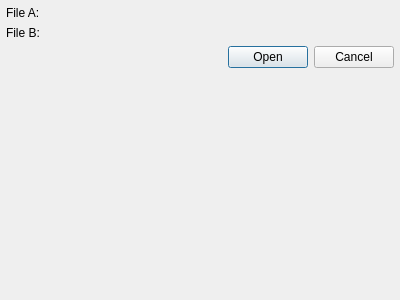
<?xml version="1.0" encoding="UTF-8"?>
<ui version="4.0">
 <class>DiffDialog</class>
 <widget class="QDialog" name="DiffDialog">
  <property name="geometry">
   <rect>
    <x>0</x>
    <y>0</y>
    <width>400</width>
    <height>300</height>
   </rect>
  </property>
  <property name="windowTitle">
   <string>Diff two files</string>
  </property>
  <property name="sizeGripEnabled">
   <bool>false</bool>
  </property>
  <layout class="QFormLayout" name="formLayout">
   <property name="leftMargin">
    <number>6</number>
   </property>
   <property name="topMargin">
    <number>6</number>
   </property>
   <property name="rightMargin">
    <number>6</number>
   </property>
   <property name="bottomMargin">
    <number>6</number>
   </property>
   <item row="0" column="0">
    <widget class="QLabel" name="label">
     <property name="text">
      <string>File A:</string>
     </property>
    </widget>
   </item>
   <item row="1" column="0">
    <widget class="QLabel" name="label_2">
     <property name="text">
      <string>File B:</string>
     </property>
    </widget>
   </item>
   <item row="0" column="1">
    <widget class="KUrlRequester" name="file_a"/>
   </item>
   <item row="1" column="1">
    <widget class="KUrlRequester" name="file_b"/>
   </item>
   <item row="2" column="1">
    <widget class="QDialogButtonBox" name="buttonBox">
     <property name="standardButtons">
      <set>QDialogButtonBox::Cancel|QDialogButtonBox::Open</set>
     </property>
    </widget>
   </item>
  </layout>
 </widget>
 <customwidgets>
  <customwidget>
   <class>KUrlRequester</class>
   <extends>QWidget</extends>
   <header>kurlrequester.h</header>
  </customwidget>
 </customwidgets>
 <resources/>
 <connections/>
</ui>
